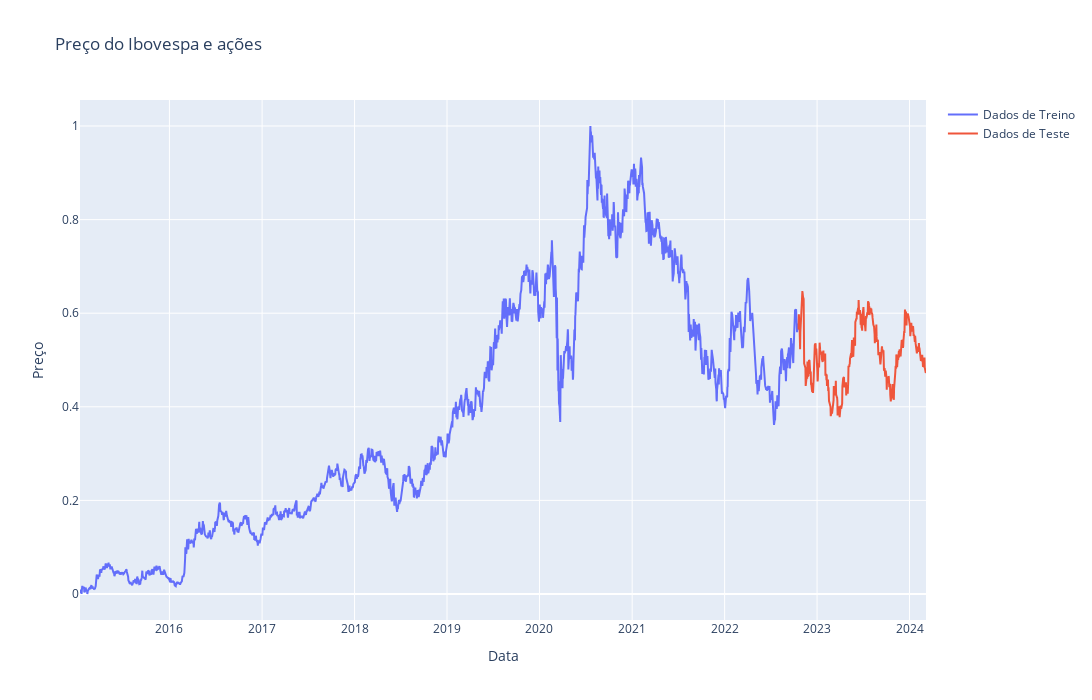

The notebook cell saved with this chart:
### Code cell
# Cria um gráfico de linha usando o Plotly
fig = go.Figure()
fig.add_trace(go.Scatter(x=T_train ,y=np.squeeze(y_train), mode='lines',name="Dados de Treino"))
fig.add_trace(go.Scatter(x=T_test, y=np.squeeze(y_test), mode='lines',name="Dados de Teste"))
# Configura o layout do gráfico
fig.update_layout(
    width=1500,
    height=700,
    title='Preço do Ibovespa e ações',
    xaxis_title='Data',
    yaxis_title='Preço',
    showlegend=True
)
fig.show()

### Figure 1 — Plotly figure (JSON) as saved in the notebook; plotly's stock layout.template omitted (floating-point values rounded to 4 significant figures; data arrays with more than 128 entries replaced by an {"elided": "..."} marker saying what was removed)
{"data": [{"mode": "lines", "name": "Dados de Treino", "type": "scatter", "x": {"elided": "1933 str values"}, "y": {"elided": "1933 float values"}}, {"mode": "lines", "name": "Dados de Teste", "type": "scatter", "x": {"elided": "342 str values"}, "y": {"elided": "342 float values"}}], "layout": {"height": 700, "showlegend": true, "title": {"text": "Preço do Ibovespa e ações"}, "width": 1500, "xaxis": {"title": {"text": "Data"}}, "yaxis": {"title": {"text": "Preço"}}}}
